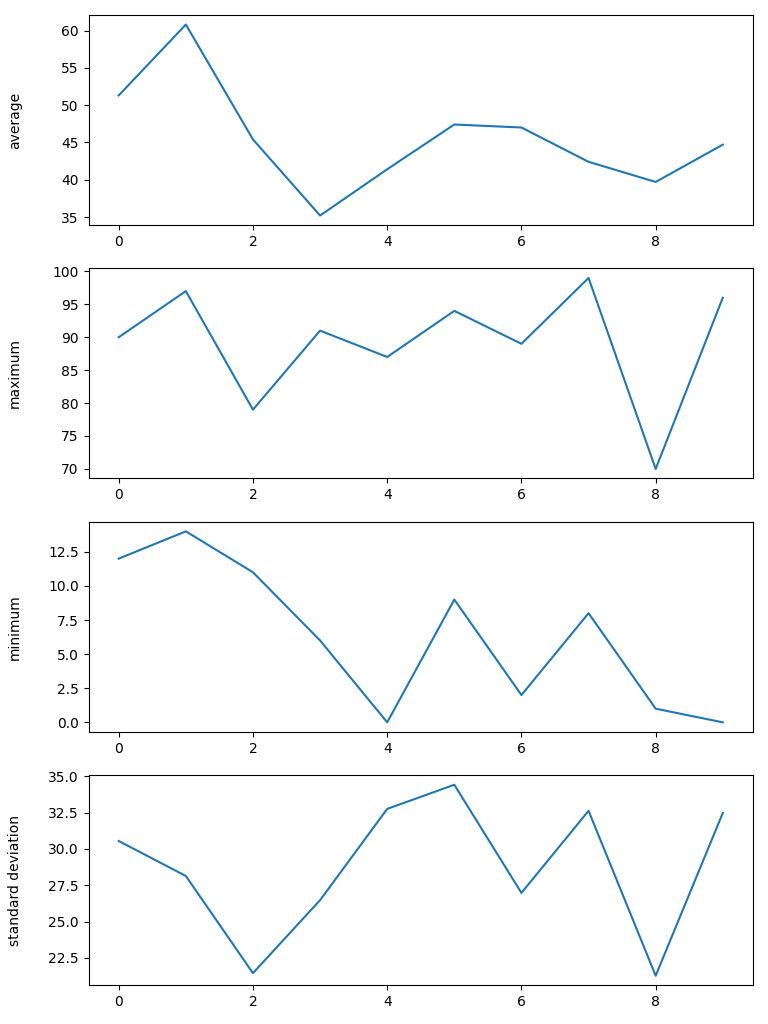

This chart was generated by the following Python code:
import numpy as np
import matplotlib.pyplot
import matplotlib.pyplot as plt

# Set the x-axis limits to '0' and '100'.
plt.xlim(0, 100)
# Set the y-axis limits to '0' and '100'.
plt.ylim(0, 100)

# Load data from a CSV file using NumPy's 'loadtxt' function and set delimiter as comma.
data = np.loadtxt(fname='secrets_function_tester_cli.csv', delimiter=',')

# Create a new Matplotlib figure with size 768x1024 px.
figure = matplotlib.pyplot.figure(figsize=(7.68, 10.24))

# Add 4 subplots to the figure in a 4x1 grid layout and store them in separate variables.
axes1 = figure.add_subplot(4, 1, 1)
axes2 = figure.add_subplot(4, 1, 2)
axes3 = figure.add_subplot(4, 1, 3)
axes4 = figure.add_subplot(4, 1, 4)

# Set y-axis label for first subplot to 'average', rotate the label by 90 degrees, and plot the mean of each column of the data.
# The average (mean) of a data set represents the central tendency of the data set.
# It is calculated by adding up all the values in the data set and dividing the sum by the total number of values.
axes1.set_ylabel('average', labelpad=0, rotation=90)
axes1.plot(data.mean(axis=0))

# Set y-axis label for second subplot to 'maximum', rotate the label by 90 degrees, and plot the maximum of each column of the data.
# The maximum of a data set is the largest value in the set, i.e., the value that is greater than or equal to all the other values in the set.
axes2.set_ylabel('maximum', labelpad=0, rotation=90)
axes2.plot(data.max(axis=0))

# Set y-axis label for third subplot to 'minimum', rotate the label by 90 degrees, and plot the minimum of each column of the data.
# The minimum of a data set is the smallest value in the set, i.e., the value that is less than or equal to all the other values in the set.
axes3.set_ylabel('minimum', labelpad=0, rotation=90)
axes3.plot(data.min(axis=0))

# Set y-axis label for fourth subplot to 'standard deviation', rotate the label by 90 degrees, and plot the standard deviation of each column of the data.
# The standard deviation of a data set is a measure of how spread out the data is from the mean (how much it deviates from the average value).
# It is calculated by taking the square root of the average of the squared differences of each value from the mean.
axes4.set_ylabel('standard deviation', labelpad=0, rotation=90)
axes4.plot(data.std(axis=0))

# Align y-axis labels to the left.
axes1.yaxis.set_label_coords(-0.1, 0.5)
axes2.yaxis.set_label_coords(-0.1, 0.5)
axes3.yaxis.set_label_coords(-0.1, 0.5)
axes4.yaxis.set_label_coords(-0.1, 0.5)

# Adjust the subplots' layout to fit the contents of each subplot and avoid overlapping.
figure.tight_layout()

# Save the figure as a PNG file named 'random_function_tester_bassta_cli.png'.
matplotlib.pyplot.savefig("secrets_function_tester_plot_bassta_cli.png")